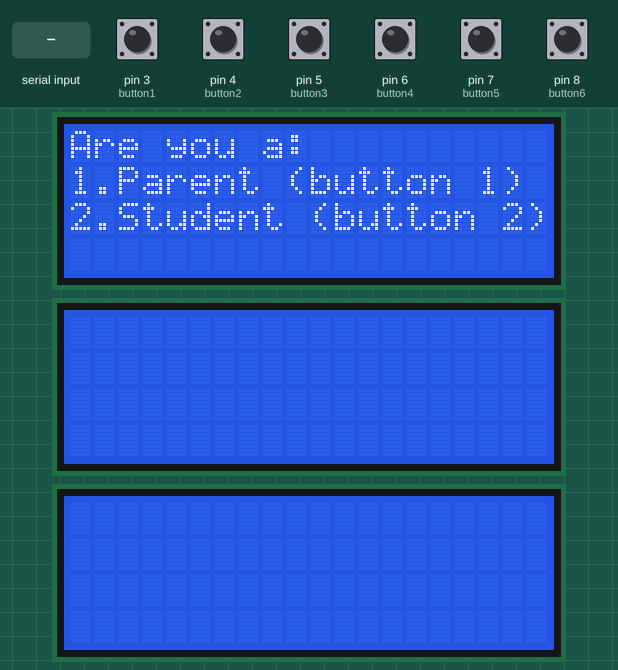
Simulated run of this sketch. Board: Arduino Uno, built with avr-gcc and run on an emulated ATmega328P. Shown: 3 × 20×4 character LCD. The inputs (shaded band) are chosen by the test bench; at power-on: pin 3 (button1), pin 4 (button2), pin 5 (button3), pin 6 (button4), pin 7 (button5), pin 8 (button6) LOW. What the sketch prints to the serial monitor is not drawn.

Above: at 1.4 s.
1.5 s: pin 8 (button6) pulled HIGH for 0.15 s
3.2 s: "Button 3: \n" received over Serial
At 4.1 s:
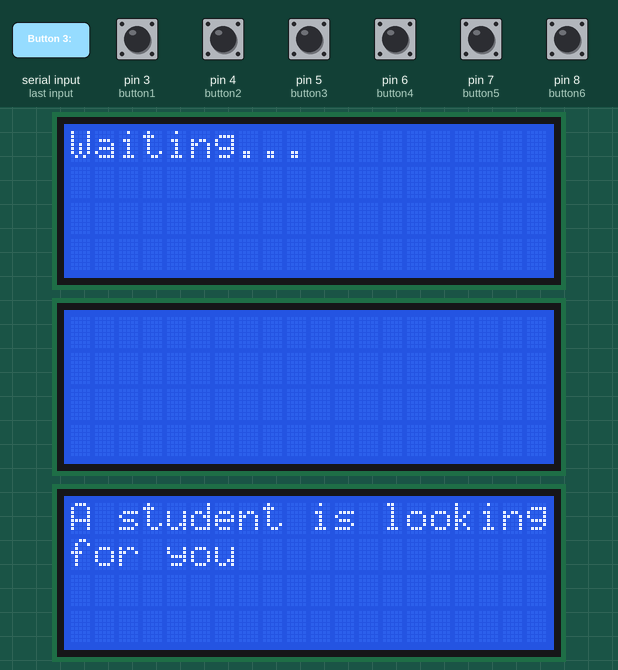
4.7 s: "Button 4: \n" received over Serial
At 5.3 s:
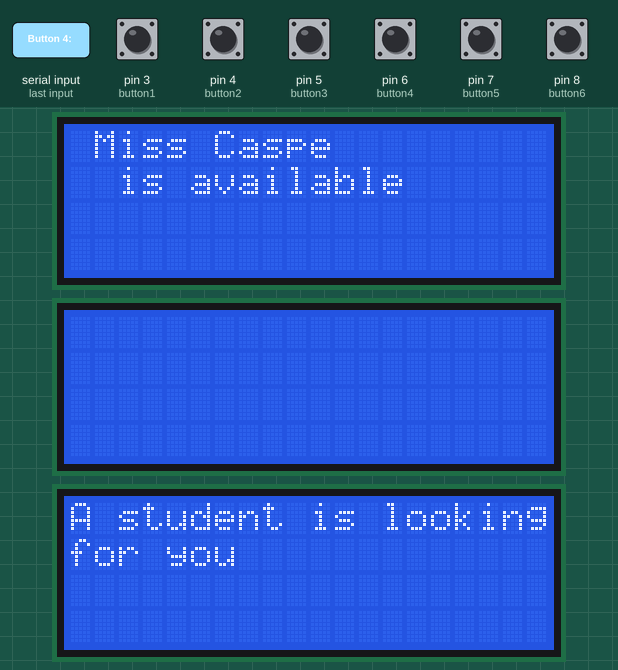
6.2 s: pin 3 (button1) pulled HIGH for 1 s
At 7.8 s:
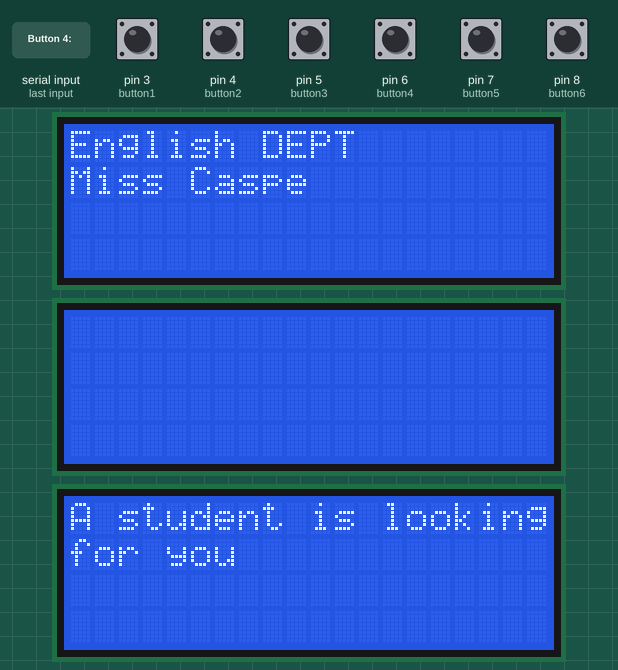
8.7 s: pin 4 (button2) pulled HIGH for 0.15 s
At 8.79 s:
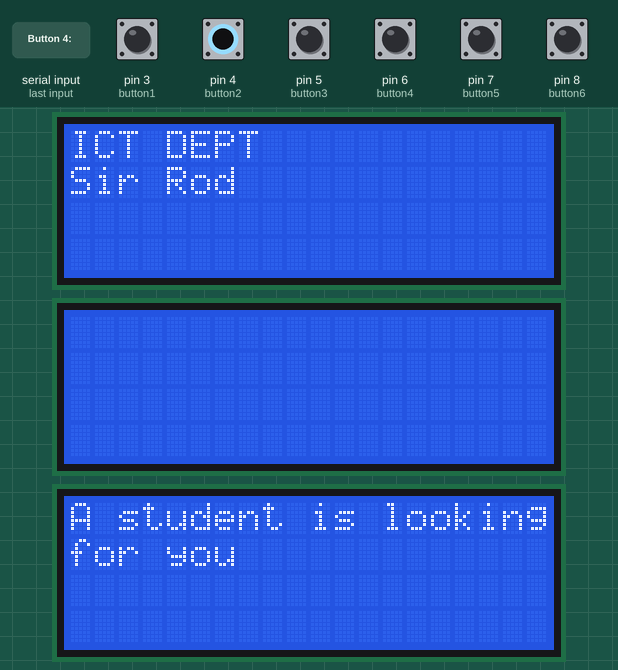
10.3 s: pin 4 (button2) pulled HIGH for 1 s
Timing chart, 0 to 13.3 s (numbered marks = the images above; inputs shaded):
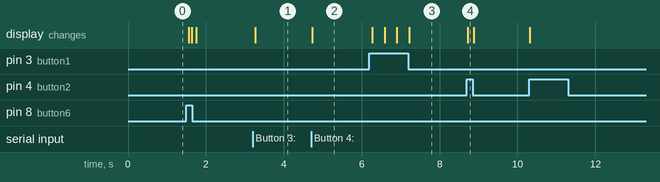

The sketch:

version1.ino
```cpp
    #include <Wire.h>
    #include <LiquidCrystal_I2C.h>

    #define button1 3
    #define button2 4
    #define button3 5
    #define button4 6
    #define button5 7
    #define button6 8
    #define button7 9
    #define button8 10

    LiquidCrystal_I2C lcd(0x27, 20, 4);
    LiquidCrystal_I2C lcd2(0x23, 20, 4);
    LiquidCrystal_I2C lcd3(0x25, 20, 4);
    int state = 0;
    int department = 0;
    bool teacherAvailable = false;
    bool isStudent = false;
    bool selectorChosen = false;
    bool teacherSelected = false;
    unsigned long startTime = 0;
    const unsigned long loopDuration = 5000;

    String englishTeachers[] = {"Miss Caspe", "Miss Kath", "Miss Inoc"};
    String ictTeachers[] = {"Sir Rod", "Sir Tata", "Miss Goldee"};
    int numEnglishTeachers = 3;
    int numICTTeachers = 3;

    void setup()
    {
      pinMode(button1, INPUT);
      pinMode(button2, INPUT);
      pinMode(button3, INPUT);
      pinMode(button4, INPUT);
      pinMode(button5, INPUT);
      pinMode(button6, INPUT);
      pinMode(button7, INPUT);
      pinMode(button8, INPUT);
      Serial.begin(9600);
      lcd.init();
      lcd.backlight();
      lcd.clear();
      lcd2.init();
      lcd2.backlight();
      lcd2.clear();
      lcd3.init();
      lcd3.backlight();
      lcd3.clear();
      lcd.setCursor(0, 0);
      lcd.print("Are you a:");
      lcd.setCursor(0, 1);
      lcd.print("1.Parent (button 1)");
      lcd.setCursor(0, 2);
      lcd.print("2.Student (button 2)");
    }

    void loop()
    {

      /* Serial.print("Button 1: ");
      Serial.println(digitalRead(button1));
      Serial.print("Button 2: ");
      Serial.println(digitalRead(button2));
      Serial.print("Button 3: ");
      Serial.println(digitalRead(button3));
      Serial.print("Button 4: ");
      Serial.println(digitalRead(button4));
      Serial.print("Button 5: ");
      Serial.println(digitalRead(button5));
      Serial.print("Button 6: ");
      Serial.println(digitalRead(button6));
      Serial.print("Button 7: ");
      Serial.println(digitalRead(button7));
      Serial.print("Button 8: ");
      Serial.println(digitalRead(button8)); */
      if (!selectorChosen && (Serial.available() > 0 || digitalRead(button1) == HIGH || digitalRead(button2) == HIGH || digitalRead(button6) == HIGH)) {
        char incomingByte = Serial.read();
        if (incomingByte == '1' || digitalRead(button1) == HIGH) {
        isStudent = false;
        selectorChosen = true;
        lcd.clear();
        lcd.setCursor(0, 0);
        lcd.print("Select a department");
        lcd.setCursor(0, 1);
        lcd.print("and a teacher");
        lcd.setCursor(0, 2);
        lcd.print("ENG DEPT (press 2)");
        lcd.setCursor(0, 3);
        lcd.print(englishTeachers[state] + " (press 1)");
    } else if (incomingByte == '2' || digitalRead(button2) == HIGH) {
        isStudent = true;
        selectorChosen = true;
        lcd.clear();
        lcd.setCursor(0, 0);
        lcd.print("Select a department");
        lcd.setCursor(0, 1);
        lcd.print("and a teacher");
        lcd .setCursor(0, 0);
        lcd.print("ICT DEPT");
        lcd.setCursor(0, 1);
        lcd.print(ictTeachers[state]);
    } else if (incomingByte == '6' || digitalRead(button6) == HIGH) {
          // Reset Arduino
          resetArduino();
        }
      } else if (selectorChosen || Serial.available() > 0) {
        char incomingByte = Serial.read();
        if (!teacherSelected) {
          if (incomingByte == '1' || digitalRead(button1) == HIGH) {
            state++;
            if (department == 0) {
              state %= numEnglishTeachers;
              lcd.clear();
              lcd.setCursor(0, 0);
              lcd.print("English DEPT");
              lcd.setCursor(0, 1);
              lcd.print(englishTeachers[state]);
            } else if (department == 1) {
              state %= numICTTeachers;
              lcd.clear();
              lcd.setCursor(0, 0);
              lcd.print("ICT DEPT");
              lcd.setCursor(0, 1);
              lcd.print(ictTeachers[state]);
            }
            teacherAvailable = false;
          } else if (incomingByte == '2'|| digitalRead(button2) == HIGH) {
            department = (department == 0) ? 1 : 0;
            state = 0;
            lcd.clear();
            if (department == 0) {
              lcd.setCursor(0, 0);
              lcd.print("English DEPT");
              lcd.setCursor(0, 1);
              lcd.print(englishTeachers[state]);
            } else {
              lcd.setCursor(0, 0);
              lcd.print("ICT DEPT");
              lcd.setCursor(0, 1);
              lcd.print(ictTeachers[state]);
            }
            teacherAvailable = false;
          } else if (incomingByte == '3' || digitalRead(button3) == HIGH) {
            teacherSelected = true;
            lcd.clear();
            lcd.setCursor(0, 0);
            lcd.print("Waiting...");
            lcd.setCursor(0, 1);
            lcd.print("               ");
              if (isStudent) {
                          if (department == 0) { // If ENG department selected
                        Serial.println("A student is looking for you, are you available or on hold?");
                        lcd3.clear(); // Clear LCD3
                        lcd3.setCursor(0, 0);
                        lcd3.print("A student is looking");
                        lcd3.setCursor(0, 1);
                        lcd3.print("for you");
                    } else { // If ICT department selected
                        Serial.println("A student is looking for you, are you available or on hold?");
                        lcd2.clear(); // Clear LCD2
                        lcd2.setCursor(0, 0);
                        lcd2.print("A student is looking");
                        lcd2.setCursor(0, 1);
                        lcd2.print("for you");
                    }
} else {
                             if (department == 0) { // If ENG department selected
                        Serial.println("A student is looking for you, are you available or on hold?");
                        lcd3.clear(); // Clear LCD3
                        lcd3.setCursor(0, 0);
                        lcd3.print("A student is looking");
                        lcd3.setCursor(0, 1);
                        lcd3.print("for you");
                    } else { // If ICT department selected
                        Serial.println("A student is looking for you, are you available or on hold?");
                        lcd2.clear(); // Clear LCD2
                        lcd2.setCursor(0, 0);
                        lcd2.print("A student is looking");
                        lcd2.setCursor(0, 1);
                        lcd2.print("for you");
                    }

      }
              startTime = millis();
          }
        } else {
          if (!teacherAvailable) {
            if (incomingByte == '4' || digitalRead(button4) == HIGH) {
              teacherAvailable = true;
              lcd.clear();
              lcd.setCursor(1, 0);
              if (department == 0) {
                lcd.print(englishTeachers[state]);
              } else {
                lcd.print(ictTeachers[state]);
              }
              lcd.setCursor(1, 1);
              lcd.print(" is available");
              Serial.println("Teacher is available.");
              selectorChosen = false;
              teacherSelected = false;
            } else if (incomingByte == '5' || digitalRead(button5) == HIGH) {
              teacherAvailable = false;
              lcd.clear();
              lcd.setCursor(1, 0);
              if (department == 0) {
                lcd.print(englishTeachers[state]);
              } else {
                lcd.print(ictTeachers[state]);
              }
              lcd.setCursor(1, 1);
              lcd.print(" is on hold");
              Serial.println("Teacher is on hold.");
              selectorChosen = false;
              teacherSelected = false;
            }
          }
        }
      }
    }


/*void loop() {
    if (!selectorChosen && (Serial.available() > 0 || digitalRead(button1) == HIGH || digitalRead(button2) == HIGH || digitalRead(button6) == HIGH)) {
        char incomingByte = Serial.read();
        if (incomingByte == '1' || digitalRead(button1) == HIGH) {
            isStudent = false;
            selectorChosen = true;
            lcd.clear();
            lcd.setCursor(0, 0);
            lcd.print("Select a department");
            lcd.setCursor(0, 1);
            lcd.print("and a teacher");
            lcd.setCursor(0, 2);
            lcd.print("ENG DEPT (press 2)");
            lcd.setCursor(0, 3);
            lcd.print(englishTeachers[state] + " (press 1)");
        } else if (incomingByte == '2' || digitalRead(button2) == HIGH) {
            isStudent = true;
            selectorChosen = true;
            lcd.clear();
            lcd.setCursor(0, 0);
            lcd.print("Select a department");
            lcd.setCursor(0, 1);
            lcd.print("and a teacher");
            lcd.setCursor(0, 0);
            lcd.print("ICT DEPT");
            lcd.setCursor(0, 1);
            lcd.print(ictTeachers[state]);
        } else if (incomingByte == '6' || digitalRead(button6) == HIGH) {
            // Reset Arduino
            resetArduino();
        }
    } else if (selectorChosen || Serial.available() > 0) {
        char incomingByte = Serial.read();
        if (!teacherSelected) {
            if (incomingByte == '1' || digitalRead(button1) == HIGH) {
                state++;
                if (department == 0) {
                    state %= numEnglishTeachers;
                    lcd.clear();
                    lcd.setCursor(0, 0);
                    lcd.print("English DEPT");
                    lcd.setCursor(0, 1);
                    lcd.print(englishTeachers[state]);
                } else if (department == 1) {
                    state %= numICTTeachers;
                    lcd.clear();
                    lcd.setCursor(0, 0);
                    lcd.print("ICT DEPT");
                    lcd.setCursor(0, 1);
                    lcd.print(ictTeachers[state]);
                }
                teacherAvailable = false;
            } else if (incomingByte == '2'|| digitalRead(button2) == HIGH) {
                department = (department == 0) ? 1 : 0;
                state = 0;
                lcd.clear();
                if (department == 0) {
                    lcd.setCursor(0, 0);
                    lcd.print("English DEPT");
                    lcd.setCursor(0, 1);
                    lcd.print(englishTeachers[state]);
                } else {
                    lcd.setCursor(0, 0);
                    lcd.print("ICT DEPT");
                    lcd.setCursor(0, 1);
                    lcd.print(ictTeachers[state]);
                }
                teacherAvailable = false;
            } else if (incomingByte == '3' || digitalRead(button3) == HIGH) {
                teacherSelected = true;
                lcd.clear();
                lcd.setCursor(0, 0);
                lcd.print("Waiting...");
                lcd.setCursor(0, 1);
                lcd.print("               ");
                if (isStudent) {
                    if (department == 0) { // If ENG department selected
                        Serial.println("A student is looking for you, are you available or on hold?");
                        lcd3.clear(); // Clear LCD3
                        lcd3.setCursor(0, 0);
                        lcd3.print("A student is looking");
                        lcd3.setCursor(0, 1);
                        lcd3.print("for you");
                    } else { // If ICT department selected
                        Serial.println("A student is looking for you, are you available or on hold?");
                        lcd2.clear(); // Clear LCD2
                        lcd2.setCursor(0, 0);
                        lcd2.print("A student is looking");
                        lcd2.setCursor(0, 1);
                        lcd2.print("for you");
                    }
                } else {
                    // Similar logic for parents
                }
                startTime = millis();
            }
        }
    }
}
 */
    void resetArduino() {
      asm volatile ("  jmp 0");
    }
```

Measured:
- after the input at 3.2 s, the display: changes after 0.07 s (image 1)
- after the input at 4.7 s, the display: changes at once (image 2)
- after the input at 6.2 s, the display: first changes after 0.07 s (image 3 shows a later state)
- after the input at 8.7 s, the display: changes at once (image 4)
